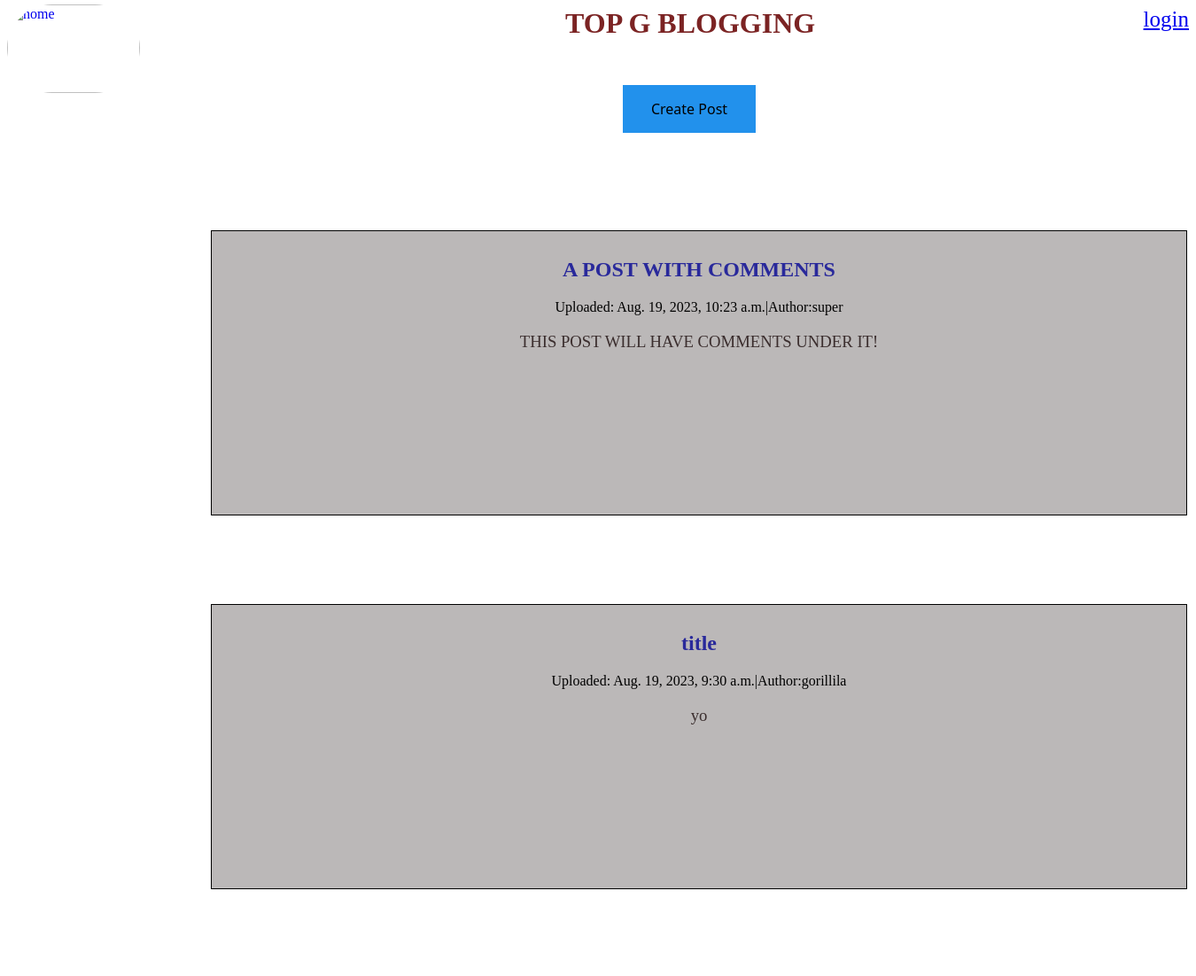
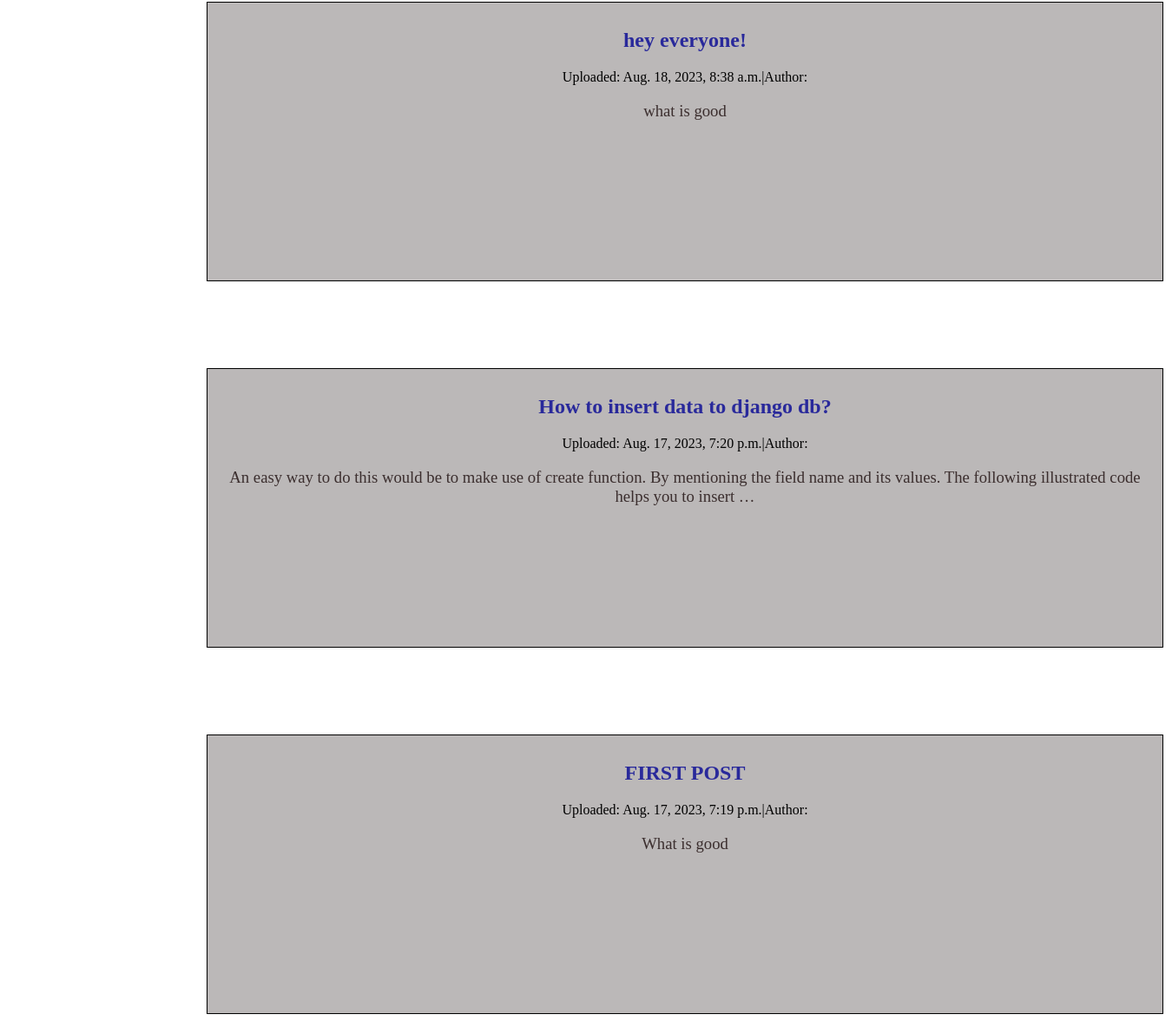
The page / on the database its author committed (2 pictures, top to bottom).
### myapp/models.py (models this page shows)
class post(models.Model):
    title=models.CharField(max_length=150)
    body=models.CharField(max_length=1000000)
    date_made=models.DateTimeField(default=datetime.now,blank=True)
    comments=models.CharField(max_length=1000000000)
    post_username=models.CharField(max_length=100)

### myapp/views.py (the view)
# urls.py: path('',views.index,name='index'),
def index(request):
    posts=post.objects.all()
    return render(request, 'index.html',{'posts':posts})

### templates/index.html (shortened to what this page needs)
<div class="container">
    <a href="/" ><img src=
        "https://youthscape.ams3.cdn.digitaloceanspaces.com/images/16723620780107.remini-enhanced.jpg" alt="home"
        class="img"
        style="width:150;height: 100;margin-left:0;">
    </a>
</div>
{% if user.is_authenticated %}
<a href="logout" style="float: right; font-size: 25;">Logout</a>
{% else %}
<a href="register" style="float:right; font-size: 25;">login</a>
{% endif %}
<h1>TOP G BLOGGING</h1>
<form method="POST" action="post/create">
    <button class="button button1" >
    Create Post</button>
</form>
{% for post in posts reversed %}
<div class="box">
    <a style="text-decoration:none" href="post/{{post.id}}">
        <h2> {{post.title}}</h2>
        <p>Uploaded: {{post.date_made}}|Author:{{post.post_username}} </p>
        <h3>{{post.body|truncatewords:30}}</h3>
    </a>
</div>
{% endfor %}

### templates/index.html (style rules this page uses)
h1 { margin-left: 630; color: rgb(123, 35, 35); }
h3 { text-align: center; font-weight: 200; color: rgb(59, 46, 46); }
h2 { color: rgb(41, 41, 155); text-align: center; }
p { text-align: center; color: black; }
.box { width: 1080px; height: 300px; border: 1px solid black; padding: 10px; margin-top: 100; margin-left: 230; background-color: rgb(187, 184, 184); }
.button { background-color: #4CAF50; border: none; color: rgb(10, 117, 231); padding: 16px 0px; text-align: center; text-decoration: none; display: inline-block; font-size: 16px; margin: 0px 2px; transition-duration: 0.9s; cursor: pointer; }
.button1 { margin-left: 695; margin-top: 30; margin-bottom: 10; background-color: rgb(34, 145, 236); color: black; border: 0px solid #4CAF50; width: 150; font-family: 'Segoe UI', Tahoma, Geneva, Verdana, sans-serif; font-weight: 500; }
.img { float: left; top: 3; padding-top: 2; margin-left: -5; position: absolute; border-radius: 100px; }

### rows shown on the page
post: title "A POST WITH COMMENTS", date_made "Aug. 19, 2023, 10:23 a.m.", post_username "super", body "THIS POST WILL HAVE COMMENTS UNDER IT!"
post: title "title", date_made "Aug. 19, 2023, 9:30 a.m.", post_username "gorillila", body "yo"
post: title "hey everyone!", date_made "Aug. 18, 2023, 8:38 a.m.", body "what is good"
post: title "How to insert data to django db?", date_made "Aug. 17, 2023, 7:20 p.m.", body "An easy way to do this would be to make use of create function. By mentioning the field name and its values. The following illustrated code helps you to insert …"
post: title "FIRST POST", date_made "Aug. 17, 2023, 7:19 p.m.", body "What is good"
